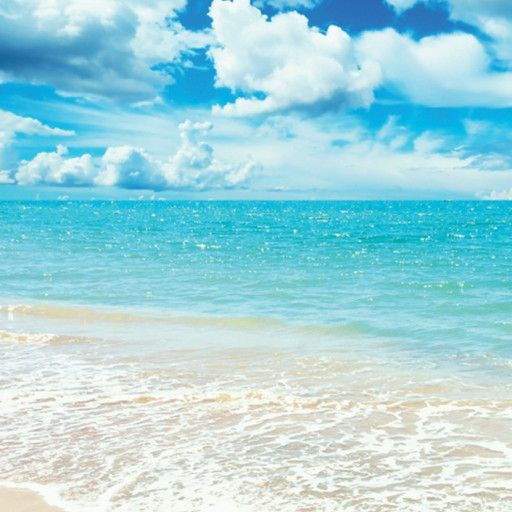
#> input picture images/beach.jpg, 512 x 512 px
$ python -i threshold.py   (imports and definitions only)
#> lines starting #> are read from the running program, lines starting #| are printed output that depends on the picture
#> further down, picture is the input picture: shape (512, 512, 3); mean B, G, R 221.7, 212.8, 160.3
import cv2
import numpy as np

# [53 lines left out: functions optimal_threshold, global_threshold, local_threshold, not called in this run]
def otsu_threshold(img):
    if len(img.shape)>2:
        img = cv2.cvtColor(img, cv2.COLOR_BGR2GRAY)
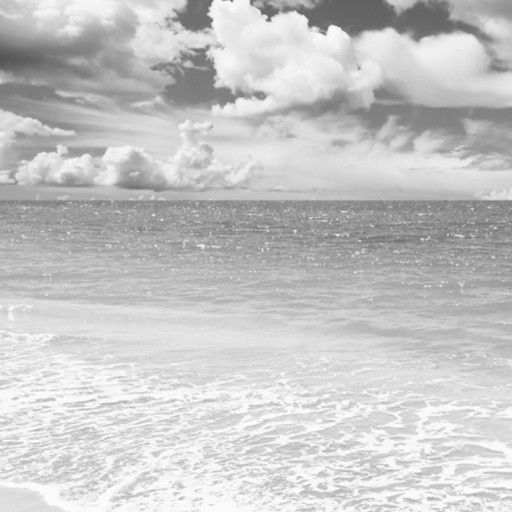
#> img: shape (512, 512); min 85, max 255, mean 198.1
    width , height = img.shape
#> width = 512; height = 512
    image_size = width *height
#> image_size = 262144
    hist,_ = np.histogram(img.ravel(),256,[0,256])
#> hist = 256 values, max 4460 at index 218, min 0 at index 0, mean 1024
    max_between_variance = 0
    threshold = 1
    for i in range(1,256):
        # first divide Histogram_Array into two classes
        class1 , class2 =np.split( hist , [i] )
        #claculate the two classes weight
        class1_weight = np.sum( class1 )/ image_size #class1 weight
        class2_weight = np.sum( class2 ) / image_size #class2 weight

        #claculate the two classes mean
        class1_mean=np.sum ([intensity * repeation for intensity,repeation in enumerate(class1)])/np.sum(class1)
        class2_mean=np.sum ([intensity * repeation for intensity,repeation in enumerate(class2,i)])/np.sum(class2)

        #calculate between class variance
        between_variance = class1_weight * class2_weight * (class1_mean - class2_mean)**2

        if  between_variance > max_between_variance :
            max_between_variance = between_variance
            threshold = i
#> this loop made 255 passes
#> (class1_weight, class2_weight, class1_mean, class2_mean, between_variance, max_between_variance) on passes 86 to 97: (1.91e-05, 1, 85, 198.1, 0.244, 0.244), (8.39e-05, 1, 85.77, 198.1, 1.06, 1.06), (0.000187, 1, 86.45, 198.1, 2.33, 2.33), (0.00024, 1, 86.79, 198.1, 2.98, 2.98), (0.00032, 1, 87.35, 198.1, 3.93, 3.93), (0.000439, 1, 88.06, 198.1, 5.31, 5.31), (0.000557, 0.999, 88.68, 198.1, 6.67, 6.67), (0.000664, 0.999, 89.22, 198.2, 7.87, 7.87), (0.000774, 0.999, 89.76, 198.2, 9.09, 9.09), (0.000877, 0.999, 90.26, 198.2, 10.21, 10.21), (0.00101, 0.999, 90.9, 198.2, 11.67, 11.67), (0.00129, 0.999, 91.99, 198.2, 14.53, 14.53)
#> (class1_weight, class2_weight, class1_mean, class2_mean, between_variance) on passes 17 to 22: (0, 1, nan, 198.1, nan), (0, 1, nan, 198.1, nan), (0, 1, nan, 198.1, nan), (0, 1, nan, 198.1, nan), (0, 1, nan, 198.1, nan), (0, 1, nan, 198.1, nan)
#> after the loop, max_between_variance = 875; threshold = 190

    return threshold

# [33 lines left out: function spectral_threshold, not called in this run]

>>> import cv2
>>> picture = cv2.imread('../images/beach.jpg')
>>> result = otsu_threshold(picture)
#> result = 190

$ run again, on images/face.jpg
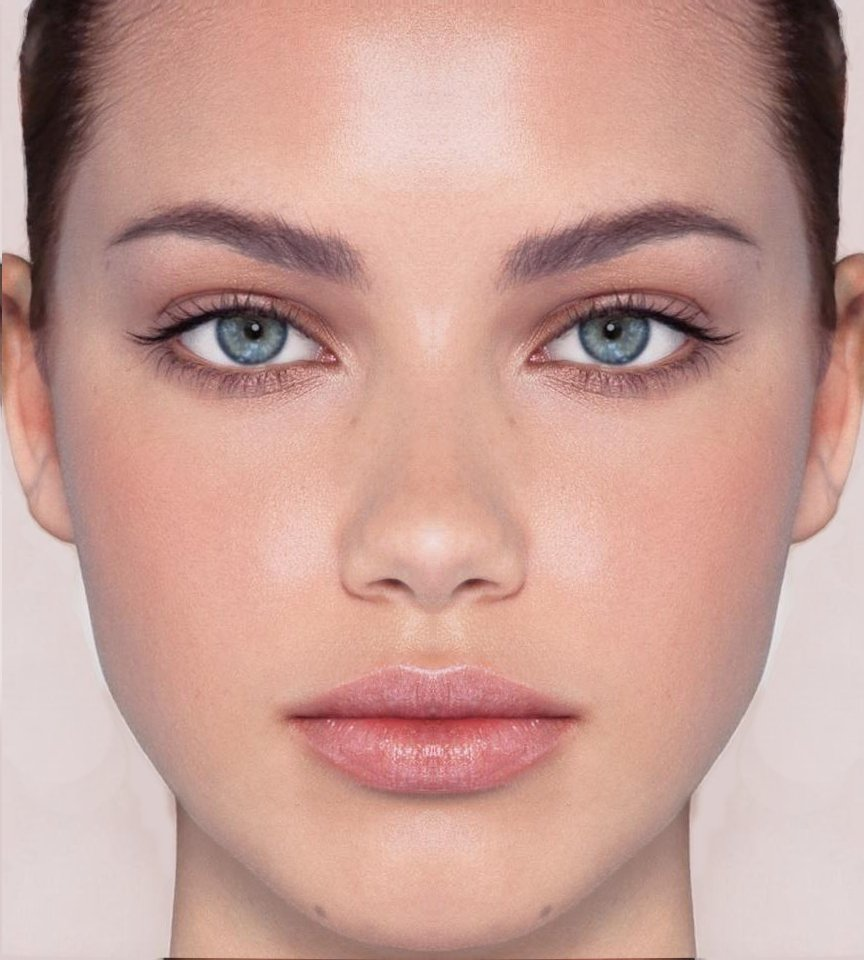
#> input picture images/face.jpg, 864 x 960 px
#> picture is the input picture: shape (960, 864, 3); mean B, G, R 149.3, 158.6, 200
#> in otsu_threshold, `img = cv2.cvtColor(img, cv2.COLOR_BGR2GRAY)`:
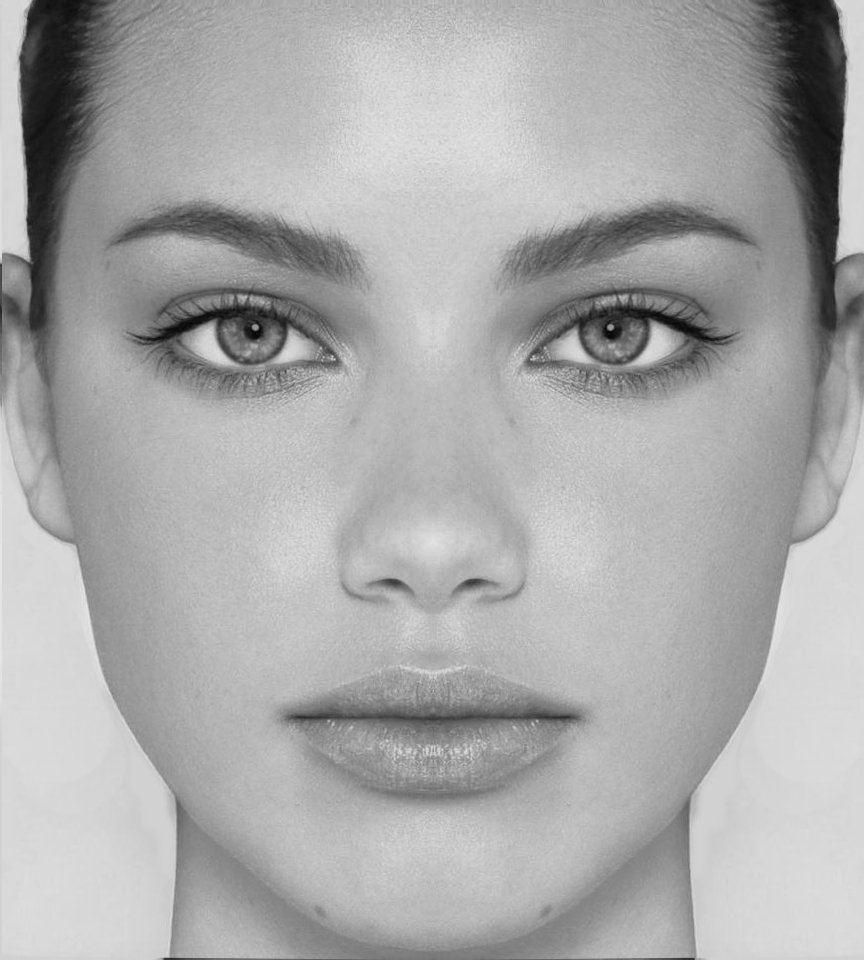
#> img: shape (960, 864); min 4, max 231, mean 169.9
#> hist = 256 values, max 22126 at index 214, min 0 at index 0, mean 3240
#> the loop in otsu_threshold, `for i in range(1,256):` made 255 passes
#> (class1, class1_weight, class2_weight, class1_mean, class2_mean, between_variance, max_between_variance) on passes 5 to 9: ([0, 0, 0, 0, 3], 3.62e-06, 1, 4, 169.9, 0.0996, 0.0996), ([0, 0, 0, 0, 3, 3], 7.23e-06, 1, 4.5, 169.9, 0.198, 0.198), ([0, 0, 0, 0, 3, 3, 6], 1.45e-05, 1, 5.25, 169.9, 0.392, 0.392), ([0, 0, 0, 0, 3, 3, 6, 9], 2.53e-05, 1, 6, 169.9, 0.68, 0.68), ([0, 0, 0, 0, 3, 3, 6, 9, 9], 3.62e-05, 1, 6.6, 169.9, 0.965, 0.965)
#> after the loop in otsu_threshold, `for i in range(1,256):`: max_between_variance = 1055.5; threshold = 144
